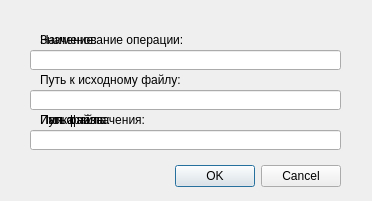
<?xml version="1.0" encoding="UTF-8"?>
<ui version="4.0">
 <class>myDialog</class>
 <widget class="QDialog" name="myDialog">
  <property name="windowModality">
   <enum>Qt::WindowModal</enum>
  </property>
  <property name="geometry">
   <rect>
    <x>0</x>
    <y>0</y>
    <width>372</width>
    <height>201</height>
   </rect>
  </property>
  <property name="windowTitle">
   <string>Dialog</string>
  </property>
  <widget class="QDialogButtonBox" name="buttonBox">
   <property name="geometry">
    <rect>
     <x>0</x>
     <y>160</y>
     <width>341</width>
     <height>32</height>
    </rect>
   </property>
   <property name="orientation">
    <enum>Qt::Horizontal</enum>
   </property>
   <property name="standardButtons">
    <set>QDialogButtonBox::Cancel|QDialogButtonBox::Ok</set>
   </property>
  </widget>
  <widget class="QLineEdit" name="lineEdit_src">
   <property name="geometry">
    <rect>
     <x>30</x>
     <y>90</y>
     <width>311</width>
     <height>20</height>
    </rect>
   </property>
  </widget>
  <widget class="QLineEdit" name="lineEdit_trgt">
   <property name="geometry">
    <rect>
     <x>30</x>
     <y>130</y>
     <width>311</width>
     <height>20</height>
    </rect>
   </property>
  </widget>
  <widget class="QLabel" name="label_src">
   <property name="geometry">
    <rect>
     <x>40</x>
     <y>70</y>
     <width>201</width>
     <height>20</height>
    </rect>
   </property>
   <property name="text">
    <string>Путь к исходному файлу:</string>
   </property>
  </widget>
  <widget class="QLabel" name="label_trgt">
   <property name="geometry">
    <rect>
     <x>40</x>
     <y>110</y>
     <width>201</width>
     <height>20</height>
    </rect>
   </property>
   <property name="text">
    <string>Папка назначения:</string>
   </property>
  </widget>
  <widget class="QLineEdit" name="lineEdit_3">
   <property name="geometry">
    <rect>
     <x>30</x>
     <y>50</y>
     <width>311</width>
     <height>20</height>
    </rect>
   </property>
  </widget>
  <widget class="QLabel" name="label_3">
   <property name="geometry">
    <rect>
     <x>40</x>
     <y>30</y>
     <width>201</width>
     <height>20</height>
    </rect>
   </property>
   <property name="text">
    <string>Наименование операции:</string>
   </property>
  </widget>
  <widget class="QLabel" name="label_nameFile">
   <property name="geometry">
    <rect>
     <x>40</x>
     <y>110</y>
     <width>81</width>
     <height>20</height>
    </rect>
   </property>
   <property name="text">
    <string>Имя файла:</string>
   </property>
  </widget>
  <widget class="QLabel" name="label_openscen_value">
   <property name="geometry">
    <rect>
     <x>40</x>
     <y>30</y>
     <width>201</width>
     <height>20</height>
    </rect>
   </property>
   <property name="text">
    <string>Значение:</string>
   </property>
  </widget>
  <widget class="QLabel" name="label_openscen_path">
   <property name="geometry">
    <rect>
     <x>40</x>
     <y>110</y>
     <width>201</width>
     <height>20</height>
    </rect>
   </property>
   <property name="text">
    <string>Путь файла:</string>
   </property>
  </widget>
 </widget>
 <resources/>
 <connections>
  <connection>
   <sender>buttonBox</sender>
   <signal>accepted()</signal>
   <receiver>myDialog</receiver>
   <slot>accept()</slot>
   <hints>
    <hint type="sourcelabel">
     <x>248</x>
     <y>254</y>
    </hint>
    <hint type="destinationlabel">
     <x>157</x>
     <y>274</y>
    </hint>
   </hints>
  </connection>
  <connection>
   <sender>buttonBox</sender>
   <signal>rejected()</signal>
   <receiver>myDialog</receiver>
   <slot>reject()</slot>
   <hints>
    <hint type="sourcelabel">
     <x>316</x>
     <y>260</y>
    </hint>
    <hint type="destinationlabel">
     <x>286</x>
     <y>274</y>
    </hint>
   </hints>
  </connection>
 </connections>
</ui>
